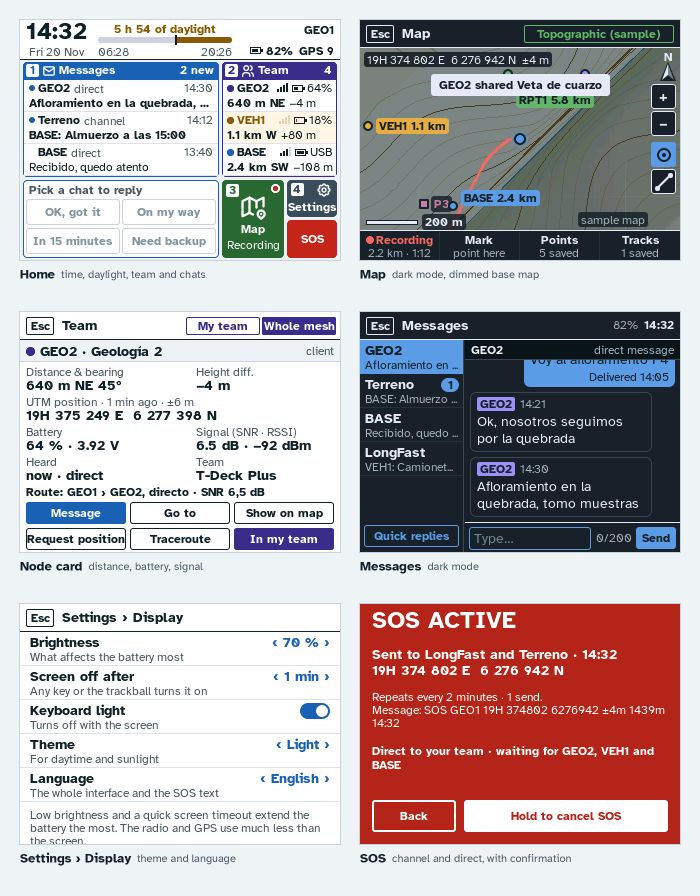
#> input picture docs/img/screens-en.png, 1400 x 1792 px, given in place of inicio.png, which was not available (shown at 1/2 size)
$ python composite.py /tmp/es /tmp/eso docs/img/pantallas.png es
#> lines starting #> are read from the running program, lines starting #| are printed output that depends on the picture
#!/usr/bin/env python3
"""Arma la imagen de pantallas del README (docs/img/pantallas.png y screens-en.png).

Uso, desde la raíz del repositorio:
  ./build/sim_png /tmp/es es claro && ./build/sim_png /tmp/eso es oscuro
  python3 sim/raw2png.py /tmp/es && python3 sim/raw2png.py /tmp/eso
  python3 sim/composite.py /tmp/es /tmp/eso docs/img/pantallas.png es
(y lo mismo con "en" para docs/img/screens-en.png)
"""
import os, sys
from PIL import Image, ImageDraw, ImageFont

claro, oscuro, out = sys.argv[1], sys.argv[2], sys.argv[3]
lang = sys.argv[4] if len(sys.argv) > 4 else "es"
BG, LINE, INK, INK2 = (238, 243, 246), (201, 211, 218), (16, 33, 43), (74, 90, 102)
FONTS = os.path.join(os.path.dirname(__file__), "..", "fonts", "src")
BOLD = ImageFont.truetype(os.path.join(FONTS, "AtkinsonHyperlegible-Bold.ttf"), 26)
REG = ImageFont.truetype(os.path.join(FONTS, "AtkinsonHyperlegible-Regular.ttf"), 22)

# (captura, carpeta, x, y): pantallas a 2x (640x480) con marco de 2 px y la leyenda debajo
SLOTS = [("inicio", claro, 40, 40), ("mapa", oscuro, 720, 40),
         ("equipo_ficha", claro, 40, 624), ("mensajes", oscuro, 720, 624),
         ("ajustes_modo", claro, 40, 1208), ("sos", claro, 720, 1208)]
CAPTIONS = {
    "es": [("Inicio", "hora, luz del día, equipo y chats"), ("Mapa", "modo oscuro, mapa base atenuado"),
           ("Ficha del nodo", "distancia, batería, señal"), ("Mensajes", "modo oscuro"),
           ("Ajustes", "modos de un toque y configuración"), ("SOS", "canal y directo, con confirmación")],
    "en": [("Home", "time, daylight, team and chats"), ("Map", "dark mode, dimmed base map"),
           ("Node card", "distance, battery, signal"), ("Messages", "dark mode"),
           ("Settings", "one-tap modes and all settings"), ("SOS", "channel and direct, with confirmation")],
}[lang]

img = Image.new("RGB", (1400, 1792), BG)
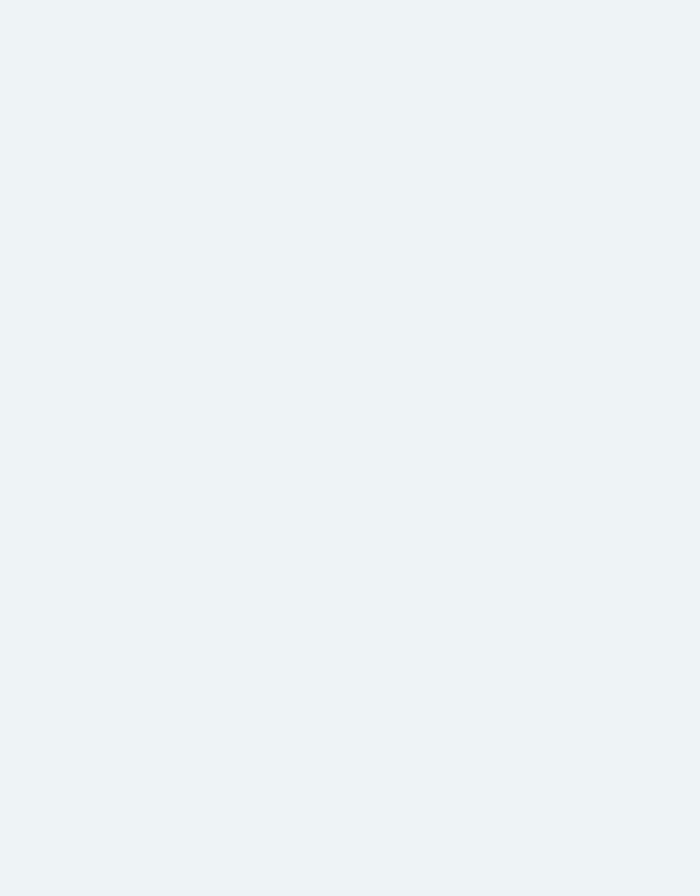
#> img: PIL image 1400x1792 RGB (shown at 1/2 size); mean R, G, B 238, 243, 246
d = ImageDraw.Draw(img)
for (name, folder, x, y), (title, detail) in zip(SLOTS, CAPTIONS):
    d.rectangle([x - 2, y - 2, x + 641, y + 481], fill=LINE)
    img.paste(Image.open(f"{folder}/{name}.png").convert("RGB").resize((640, 480), Image.NEAREST), (x, y))
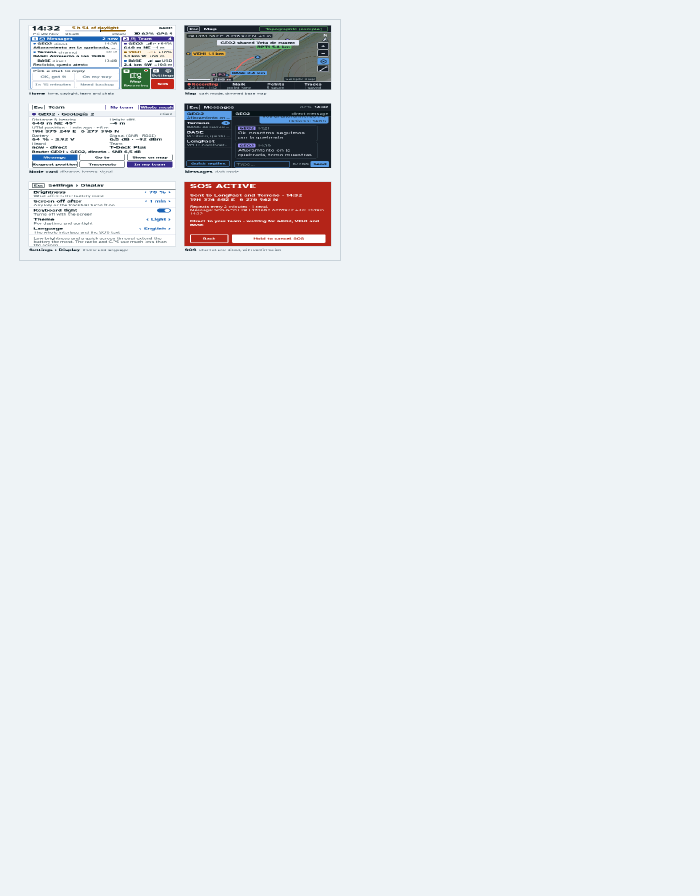
#> img: PIL image 1400x1792 RGB (shown at 1/2 size); mean R, G, B 231, 234.3, 237.3
    d.text((x, y + 516), title, font=BOLD, fill=INK, anchor="ls")
    d.text((x + d.textlength(title, font=BOLD) + 12, y + 516), detail, font=REG, fill=INK2, anchor="ls")
#> pass 2 of the loop `for (name, folder, x, y), (title, detail) in zip(SLOTS, CAPTIONS):`:
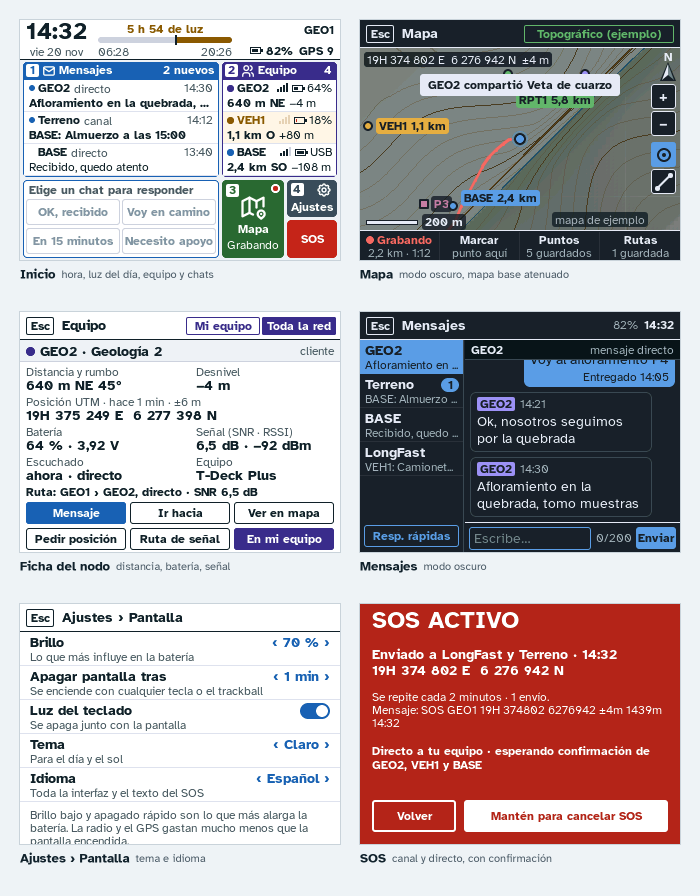
#> input picture docs/img/pantallas.png, 1400 x 1792 px, given in place of mapa.png, which was not available (shown at 1/2 size)
#> `img.paste(Image.open(f"{folder}/{name}.png").convert("RGB").resize((64..`:
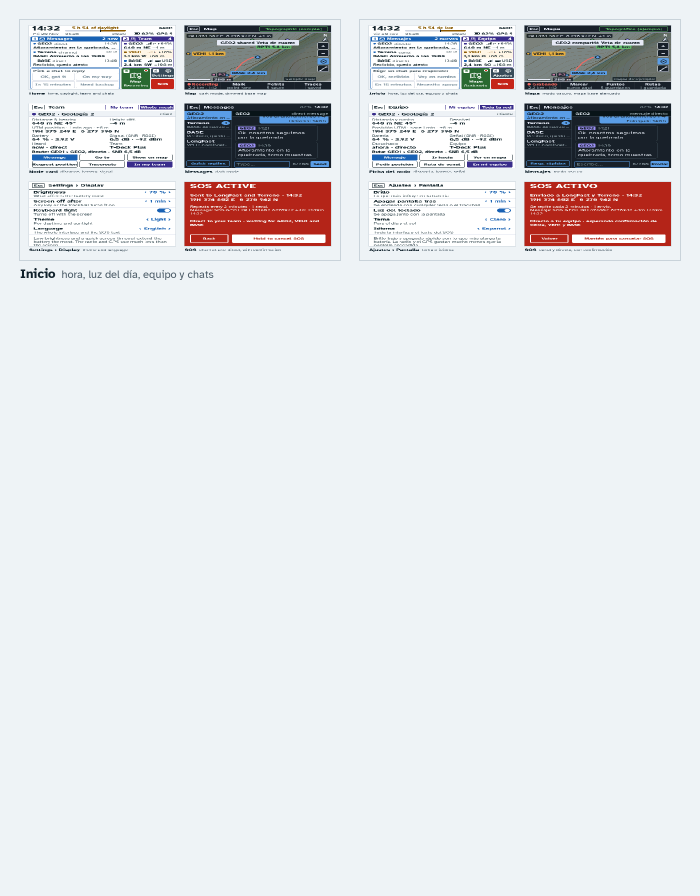
#> img: PIL image 1400x1792 RGB (shown at 1/2 size); mean R, G, B 224, 225.5, 228.6
#> (the run stopped early here; a loop or call above may not have finished)
